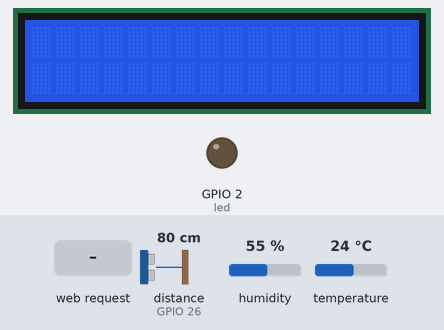
Recording of a program running on a simulated ESP32 board running MicroPython. On the bench: 16×2 character LCD, output pins drawn as LEDs (lit = HIGH). The test bench sets the inputs (shaded band); at power-on: distance to the obstacle (sensor on GPIO 26) 80 cm, temperature 24 °C, humidity 55 %. The echo pulse lasts 58.3 µs per cm; WiFi joins after 1.5 s; the clock reads 2024-03-15 10:24:30 at power-on unless the program sets it; pins used as bus, display or sensor lines are not drawn.

Above: at 3.2 s.
3.3 s: HTTP request GET /toggle/dist received
At 5.0 s:
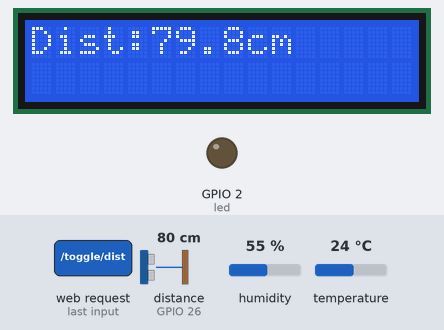
5.6 s: distance to the obstacle (sensor on GPIO 26) set to 2 cm
At 7.2 s:
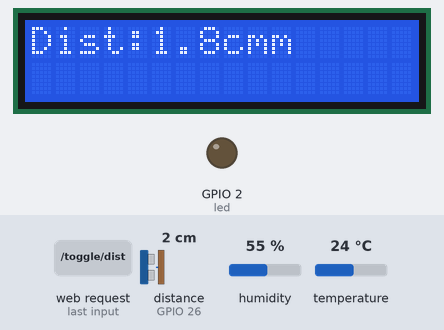
7.6 s: HTTP request GET /toggle/temp received
At 8.6 s:
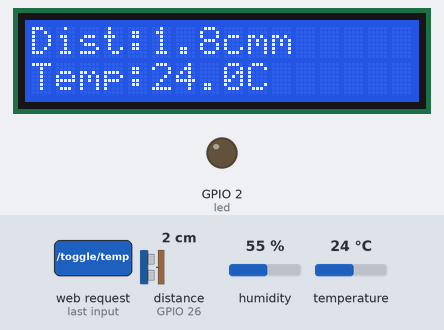
9.6 s: temperature set to 0 °C
At 10.8 s:
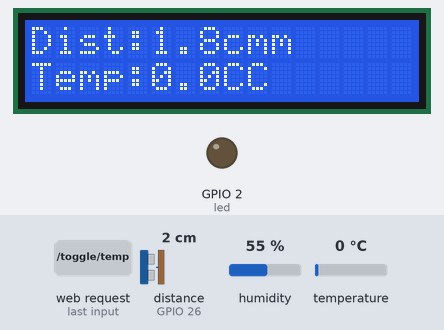
11.7 s: distance to the obstacle (sensor on GPIO 26) set to 18 cm
At 12.9 s:
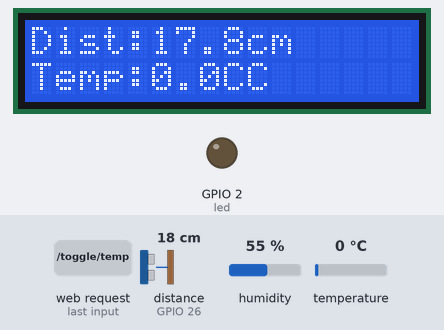
13.7 s: temperature set to 12 °C
At 15.0 s:
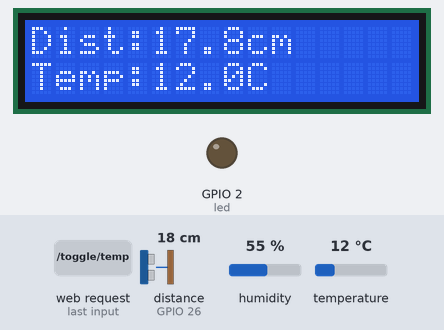
Timing chart, 0 to 16.7 s (numbered marks = the images above; inputs shaded):
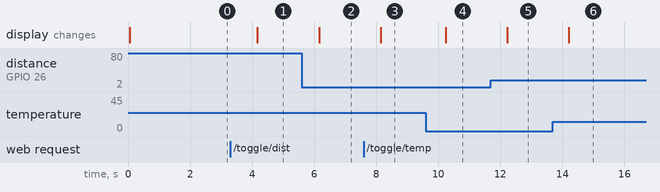

Measured:
- after the input at 3.3 s, the display: changes after 0.87 s (image 1)
- after the input at 5.6 s, the display: changes after 0.56 s (image 2)
- after the input at 7.6 s, the display: changes after 0.55 s (image 3)
- after the input at 9.6 s, the display: changes after 0.64 s (image 4)
- after the input at 11.7 s, the display: changes after 0.52 s (image 5)
- after the input at 13.7 s, the display: changes after 0.50 s (image 6)

The program:

task4.py
```python
import network
import socket
import time
from machine import Pin, SoftI2C, time_pulse_us
import dht
from machine_i2c_lcd import I2cLcd

# TASK LED
led = Pin(2, Pin.OUT)
led.off()
led_state = False

# TASK DHT11
dht_sensor = dht.DHT11(Pin(4))
temperature = 0.0
humidity = 0.0
last_dht = 0
DHT_INTERVAL = 2

# TASK ULTRASONIC
TRIG = Pin(27, Pin.OUT)
ECHO = Pin(26, Pin.IN)

def get_distance_cm():
    TRIG.value(0)
    time.sleep_us(2)
    TRIG.value(1)
    time.sleep_us(10)
    TRIG.value(0)
    duration = time_pulse_us(ECHO, 1, 30000)
    if duration < 0:
        return None
    return (duration * 0.0343) / 2

distance = None

# TASK LCD
i2c = SoftI2C(sda=Pin(21), scl=Pin(22), freq=400000)
lcd = I2cLcd(i2c, 0x27, 2, 16)
lcd.clear()

show_dist = False
show_temp = False

custom_text = ""
show_text = False
scroll_index = 0

INTERVAL = 2
last_update = 0
SCROLL_DELAY = 0.25   # seconds (smooth)
last_scroll = 0

# WIFI
ssid = "Robotic WIFI"
password = "rbtWIFI@2025"

wifi = network.WLAN(network.STA_IF)
wifi.active(True)
wifi.connect(ssid, password)
while not wifi.isconnected():
    time.sleep(1)

ip = wifi.ifconfig()[0]

# WEB SERVER
addr = socket.getaddrinfo("0.0.0.0", 80)[0][-1]
s = socket.socket()
s.bind(addr)
s.listen(1)
s.settimeout(0.1)

# HTML PAGE
def web_page():
    dist_text = "{:.2f} cm".format(distance) if distance else "Out of range"

    return f"""
    <html>
    <head>
        <title>ESP32 Dashboard</title>
        <style>
            body {{ font-family: Arial; background:#f4f4f4; margin:0; }}
            h1 {{ background:#485492; color:white; padding:15px; text-align:center; }}
            .container {{ max-width:700px; margin:auto; padding:15px; }}

            .sensor-card {{
                background:white;
                border-radius:12px;
                padding:16px;
                margin-bottom:18px;
                border:1px solid #e5e5e5;
            }}

            .sensor-title {{
                font-weight:bold;
                color:#2F4D6A;
                margin-bottom:10px;
                text-align:center;
            }}

            .row {{
                display:flex;
                justify-content:space-between;
                padding:6px 0;
            }}

            .value {{
                color:#E39E2E;
                font-weight:bold;
            }}

            .task2-row {{
                display:flex;
                gap:15px;
            }}

            .task2-row .sensor-card {{
                flex:1;
            }}

            .btn {{
                width:200px;
                height:40px;
                border:none;
                border-radius:6px;
                color:white;
                font-size:14px;
                cursor:pointer;
            }}

            .on {{ background:#2ecc71; }}
            .off {{ background:#e74c3c; }}

            .btn-group {{
                display:flex;
                justify-content:center;
                gap:12px;
                flex-wrap:wrap;
                margin-top:10px;
            }}

            input {{
                width:90%;
                height:36px;
                margin-top:6px;
            }}

            footer {{
                text-align:center;
                font-size:12px;
                color:#555;
            }}

            @media(max-width:600px) {{
                .task2-row {{ flex-direction:column; }}
            }}
        </style>
    </head>

    <body>
        <h1>ESP32 Web Dashboard</h1>
        <div class="container">

            <!-- TASK 1 -->
            <div class="sensor-card">
                <div class="sensor-title">LED Control</div>
                <div class="btn-group">
                    <a href="/on"><button class="btn on">ON</button></a>
                    <a href="/off"><button class="btn off">OFF</button></a>
                </div>
            </div>

            <!-- TASK 2 -->
            <div class="task2-row">
                <div class="sensor-card">
                    <div class="sensor-title">DHT11 Sensor</div>
                    <div class="row"><span>Temperature</span><span class="value">{temperature:.1f} C</span></div>
                    <div class="row"><span>Humidity</span><span class="value">{humidity:.1f} %</span></div>
                </div>

                <div class="sensor-card">
                    <div class="sensor-title">Ultrasonic Sensor</div>
                    <div class="row"><span>Distance</span><span class="value">{dist_text}</span></div>
                </div>
            </div>

            <!-- TASK 3 -->
            <div class="sensor-card">
                <div class="sensor-title">LCD Control</div>
                <div class="btn-group">
                    <a href="/toggle/dist">
                        <button class="btn {'on' if show_dist else 'off'}">Distance LCD</button>
                    </a>
                    <a href="/toggle/temp">
                        <button class="btn {'on' if show_temp else 'off'}">Temp LCD</button>
                    </a>
                </div>
            </div>

            <!-- TASK 4 -->
            <div class="sensor-card">
                <div class="sensor-title">Textbox on LCD</div>
                <form action="/text" style="text-align:center;">
                    <input name="msg" placeholder="Type text for LCD">
                    <div class="btn-group">
                        <button class="btn on">Send</button>
                        <a href="/text/clear">
                            <button type="button" class="btn off">Clear Text</button>
                        </a>
                    </div>
                </form>
            </div>

            <footer>
                ESP32 IP: {ip}
            </footer>

        </div>
    </body>
    </html>
    """

# HELPERS
def send_html(conn, html):
    conn.send("HTTP/1.1 200 OK\r\nContent-Type: text/html\r\n\r\n")
    conn.sendall(html)

def redirect(conn):
    conn.send("HTTP/1.1 302 Found\r\nLocation: /\r\n\r\n")


# MAIN LOOP
while True:
    now = time.time()

    try:
        conn, addr = s.accept()
        req = conn.recv(1024).decode()
        path = req.split(" ")[1]

        if path == "/on":
            led.on()
            led_state = True
            redirect(conn)

        elif path == "/off":
            led.off()
            led_state = False
            redirect(conn)

        elif path == "/toggle/dist":
            show_dist = not show_dist
            redirect(conn)


        elif path == "/toggle/temp":
            show_temp = not show_temp
            redirect(conn)


        elif path.startswith("/text?"):
            try:
                query = path.split("?", 1)[1]
                key, value = query.split("=", 1)
                if key == "msg":
                    custom_text = value.replace("+", " ")
                    show_text = True
                    scroll_index = 0
            except:
                pass
            redirect(conn)

        elif path == "/text/clear":
            show_text = False
            custom_text = ""
            lcd.move_to(0, 0)
            lcd.putstr(" " * 16)
            redirect(conn)

        else:
            send_html(conn, web_page())

        conn.close()
    except:
        pass

    if now - last_update >= INTERVAL:
        try:
            dht_sensor.measure()
            temperature = dht_sensor.temperature()
            humidity = dht_sensor.humidity()
        except:
            pass

        distance = get_distance_cm()

        # LCD line 1
        if show_text and custom_text:
            if now - last_scroll >= SCROLL_DELAY:
                scroll_text = custom_text + " " * 16
                lcd.move_to(0, 0)
                lcd.putstr(scroll_text[scroll_index:scroll_index + 16])
                scroll_index = (scroll_index + 1) % len(scroll_text)
                last_scroll = now

        elif show_dist:
            lcd.move_to(0, 0)
            lcd.putstr("Dist:{:.1f}cm".format(distance) if distance else "Dist: --")
        else:
            lcd.move_to(0, 0)
            lcd.putstr(" " * 16)

        # LCD line 2
        if show_temp:
            lcd.move_to(0, 1)
            lcd.putstr("Temp:{:.1f}C".format(temperature))
        else:
            lcd.move_to(0, 1)
            lcd.putstr(" " * 16)

        last_update = now
```
